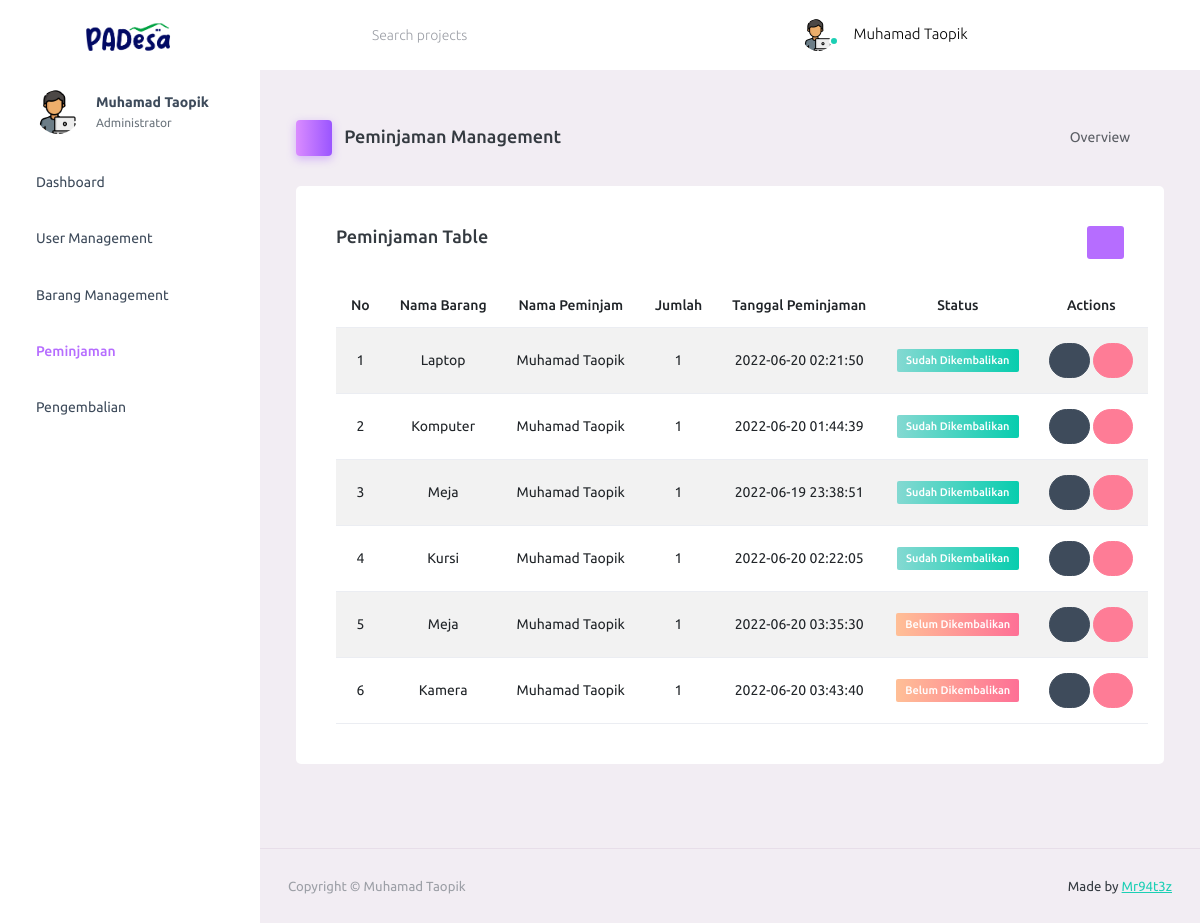
Screenshot of /peminjaman-management (signed in) with the database file from the repository.
### app.py (models this page shows)
class Users(UserMixin, db.Model):
    __tablename__ = 'users'
    id = db.Column(db.Integer, primary_key=True)
    name = db.Column(db.String(225), nullable=False)
    email = db.Column(db.String(225), nullable=False, unique=True)
    password = db.Column(db.String(128), nullable=False)
    is_admin = db.Column(db.Boolean, default=False)
    barangs = relationship('Barangs', secondary='peminjamans')

class Peminjamans(db.Model):
    __tablename__ = 'peminjamans'
    id_peminjaman = db.Column(db.Integer, primary_key=True)
    id_barang = db.Column(db.Integer, db.ForeignKey(
        'barangs.id_barang'),  nullable=False)
    id_user = db.Column(db.Integer, db.ForeignKey(
        'users.id'),  nullable=False)
    tgl_pinjam = db.Column(
        db.DateTime(timezone=True), server_default=db.func.now())
    qty = db.Column(db.Integer, nullable=False)
    status = db.Column(db.Boolean, default=False)
    barang = db.relationship(Barangs, backref=backref(
        "peminjamans", cascade="all, delete-orphan"))
    user = db.relationship(Users, backref=backref(
        "peminjamans", cascade="all, delete-orphan"))
    peminjaman = relationship('Pengembalians')

class Barangs(db.Model):
    __tablename__ = 'barangs'
    id_barang = db.Column(db.Integer, primary_key=True)
    nama_barang = db.Column(db.String(225), nullable=False)
    jenis_barang = db.Column(db.String(225), nullable=False)
    stok_barang = db.Column(db.Integer, nullable=False)
    foto_barang = db.Column(db.String(), nullable=False)
    users = relationship('Users', secondary='peminjamans')

### app.py (the view)
@ app.route('/peminjaman-management', methods=["GET", "POST"])
@ login_required
def show_peminjaman():
    if current_user.is_admin == True:
        peminjamans = Peminjamans().query.all()
        barangs = Barangs().query.all()
        users = Users().query.all()
        return render_template('peminjaman-management.html', peminjamans=peminjamans, name=current_user.name, admin=current_user.is_admin, barangs=barangs, users=users)
    if current_user.is_admin == False:
        return error_404(e)

### app.py (called while the page is built)
@login_manager.user_loader
def load_user(user_id):
    return Users.query.get(int(user_id))

### templates/peminjaman-management.html
{% include "./partials/_header.html" %}
<div class="container-scroller">
  {% include "./partials/_navbar.html" %}
  <div class="container-fluid page-body-wrapper">
    {% include "./partials/_sidebar.html" %}
    <div class="main-panel">
      <div class="content-wrapper">
        {% include "./partials/_show-peminjaman.html" %}
      </div>
      {% include "./partials/_footer.html" %}
    </div>
  </div>
{% include "./partials/_end.html" %}

### templates/partials/_navbar.html (shortened to what this page needs)
<nav class="navbar default-layout-navbar col-lg-12 col-12 p-0 fixed-top d-flex flex-row">
  <div class="text-center navbar-brand-wrapper d-flex align-items-center justify-content-center">
    <a class="navbar-brand brand-logo" href="index.html"><img
        src={{ url_for('static', filename='backend/assets/images/logo.svg') }} alt="logo" /></a>
  </div>
  <div class="navbar-menu-wrapper d-flex align-items-stretch">
    <button class="navbar-toggler navbar-toggler align-self-center" type="button" data-toggle="minimize">
      <span class="mdi mdi-menu"></span>
    </button>
    <div class="search-field d-none d-md-block">
      <form class="d-flex align-items-center h-100" action="#">
        <div class="input-group">
          <div class="input-group-prepend bg-transparent">
            <i class="input-group-text border-0 mdi mdi-magnify"></i>
          </div>
          <input type="text" class="form-control bg-transparent border-0" placeholder="Search projects">
        </div>
      </form>
    </div>
    <ul class="navbar-nav navbar-nav-right">
      <li class="nav-item nav-profile dropdown">
        <a class="nav-link dropdown-toggle" id="profileDropdown" href="#" data-bs-toggle="dropdown"
          aria-expanded="false">
          <div class="nav-profile-img">
            {% if admin == False %}
            <img src={{ url_for('static', filename='backend/assets/images/faces/user.png') }} alt="profile">
            {% elif admin == True %}
            <img src={{ url_for('static', filename='backend/assets/images/faces/programmer.png') }} alt="profile">
            {% endif %}
            <span class="availability-status online"></span>
          </div>
          <div class="nav-profile-text">
            <p class="mb-1 text-black">{{ name }}</p>
          </div>
        </a>
      </li>
      <li class="nav-item d-none d-lg-block full-screen-link">
        <a class="nav-link">
          <i class="mdi mdi-fullscreen" id="fullscreen-button"></i>
        </a>
      </li>
      <li class="nav-item nav-logout d-none d-lg-block">
        <a class="nav-link" href={{ url_for('logout') }}>
          <i class="mdi mdi-power"></i>
        </a>
      </li>
      <li class="nav-item nav-settings d-none d-lg-block">
        <a class="nav-link" href="#">
          <i class="mdi mdi-format-line-spacing"></i>
        </a>
      </li>
    </ul>
  </div>
</nav>

### templates/partials/_sidebar.html (shortened to what this page needs)
<nav class="sidebar sidebar-offcanvas" id="sidebar">
  <ul class="nav">
    <li class="nav-item nav-profile">
      <a href="#" class="nav-link">
        <div class="nav-profile-image">
          {% if admin == False %}
          <img src={{ url_for('static', filename='backend/assets/images/faces/user.png') }} alt="profile">
          {% elif admin == True %}
          <img src={{ url_for('static', filename='backend/assets/images/faces/programmer.png') }} alt="profile">
          {% endif %}
        </div>
        {% if admin == True %}
        <div class="nav-profile-text d-flex flex-column">
          <span class="font-weight-bold mb-2">{{ name }}</span>
          <span class="text-secondary text-small"> Administrator </span>
        </div>
        <i class="mdi mdi-check-decagram text-primary nav-profile-badge"></i>
        {% elif admin == False %}
        <div class="nav-profile-text d-flex flex-column">
          <span class="font-weight-bold mb-2">{{ name }}</span>
          <span class="text-secondary text-small"> Penduduk Desa </span>
        </div>
        {% endif %}
      </a>
    </li>
    {% if admin == True %}
    <li class="nav-item">
      <a class="nav-link" href={{ url_for('user_dashboard') }}>
        <span class="menu-title">Dashboard</span>
        <i class="mdi mdi-home menu-icon"></i>
      </a>
    </li>
    <li class="nav-item">
      <a class="nav-link" href={{ url_for('show_user') }}>
        <span class="menu-title">User Management</span>
        <i class="mdi mdi-cat menu-icon"></i>
      </a>
    </li>
    <li class="nav-item">
      <a class="nav-link" href={{ url_for('show_barang') }}>
        <span class="menu-title" id='barang'>Barang Management</span>
        <i class="mdi mdi-package menu-icon"></i>
      </a>
    </li>
    <li class="nav-item">
      <a class="nav-link" href={{ url_for('show_peminjaman') }}>
        <span class="menu-title">Peminjaman</span>
        <i class="mdi mdi-android-debug-bridge menu-icon"></i>
      </a>
    </li>
    <li class="nav-item">
      <a class="nav-link" href={{ url_for('show_pengembalian') }}>
        <span class="menu-title">Pengembalian</span>
        <i class="mdi mdi-truck menu-icon"></i>
      </a>
    </li>
    {% endif %}
  </ul>
</nav>

### templates/partials/_show-peminjaman.html (shortened to what this page needs)
<div class="page-header">
    <h3 class="page-title">
        <span class="page-title-icon bg-gradient-primary text-white me-2">
            <i class="mdi mdi-android-debug-bridge"></i>
        </span> Peminjaman Management
    </h3>
    <nav aria-label="breadcrumb">
        <ul class="breadcrumb">
            <li class="breadcrumb-item active" aria-current="page">
                Overview <i class="mdi mdi-alert-circle-outline icon-sm text-primary align-middle"></i>
            </li>
        </ul>
    </nav>
</div>
<div class="col-lg-12 grid-margin stretch-card">
    <div class="card">
        <div class="card-body" style="overflow-x:auto;">
            <a href={{ url_for('add_barang')}} type="button" class="btn-sm btn-primary float-end mb-4">
                <i class="mdi mdi-bookmark-plus-outline"></i>
            </a>
            <h4 class="card-title">Peminjaman Table</h4>
            <table class="table table-striped">
                <thead>
                    <tr class="text-center">
                        <th> No </th>
                        <th> Nama Barang </th>
                        <th> Nama Peminjam </th>
                        <th> Jumlah </th>
                        <th> Tanggal Peminjaman </th>
                        <th> Status </th>
                        <th> Actions </th>
                    </tr>
                </thead>
                <tbody>
                    {% for peminjaman in peminjamans %}
                    <tr class="text-center">
                        <td> {{ loop.index }} </td>
                        {% for barang in barangs %}
                        {% if peminjaman.id_barang == barang.id_barang %}
                        <td> {{ barang.nama_barang }} </td>
                        {% endif %}
                        {% endfor %}
                        {% for user in users %}
                        {% if peminjaman.id_user == user.id %}
                        <td> {{ user.name }} </td>
                        {% endif %}
                        {% endfor %}
                        <td> {{ peminjaman.qty }} </td>
                        <td> {{ peminjaman.tgl_pinjam }} </td>
                        {% if peminjaman.status == False %}
                        <td class="text-center">
                          <label class="badge badge-gradient-danger">
                            Belum Dikembalikan
                          </label>
                        </td>
                        {% elif peminjaman.status == True %}
                        <td class="text-center">
                          <label class="badge badge-gradient-success">
                            Sudah Dikembalikan
                          </label>
                        </td>
                        {% endif %}
                        <td>
                           <a href="{{ url_for('edit_status', id_peminjaman=peminjaman.id_peminjaman ) }}" type="submit" class="btn btn-dark btn-rounded btn-sm link-light">
                               <i class="mdi mdi-table-edit"></i>
                           </a>
                           <a href="{{ url_for('delete_peminjaman', id_peminjaman=peminjaman.id_peminjaman ) }}" type="submit" class="btn btn-danger btn-rounded btn-sm" onclick="return confirm('Apakah anda ingin menghapus peminjaman ke - {{ loop.index }}?')" title="Delete Peminjaman">
                               <i class="mdi mdi-window-close"></i>
                           </a>
                       </td>
                    </tr>
                    {% endfor %}
                </tbody>
            </table>
        </div>
    </div>
</div>

### rows the page displays
Users: name "Muhamad Taopik"
Peminjamans: qty "1", tgl_pinjam "2022-06-20 02:21:50", status "Sudah Dikembalikan"
Barangs: nama_barang "Laptop"
Peminjamans: qty "1", tgl_pinjam "2022-06-20 01:44:39", status "Sudah Dikembalikan"
Barangs: nama_barang "Komputer"
Peminjamans: qty "1", tgl_pinjam "2022-06-19 23:38:51", status "Sudah Dikembalikan"
Barangs: nama_barang "Meja"
Peminjamans: qty "1", tgl_pinjam "2022-06-20 02:22:05", status "Sudah Dikembalikan"
Barangs: nama_barang "Kursi"
Peminjamans: qty "1", tgl_pinjam "2022-06-20 03:35:30", status "Belum Dikembalikan"
Peminjamans: qty "1", tgl_pinjam "2022-06-20 03:43:40", status "Belum Dikembalikan"
Barangs: nama_barang "Kamera"
